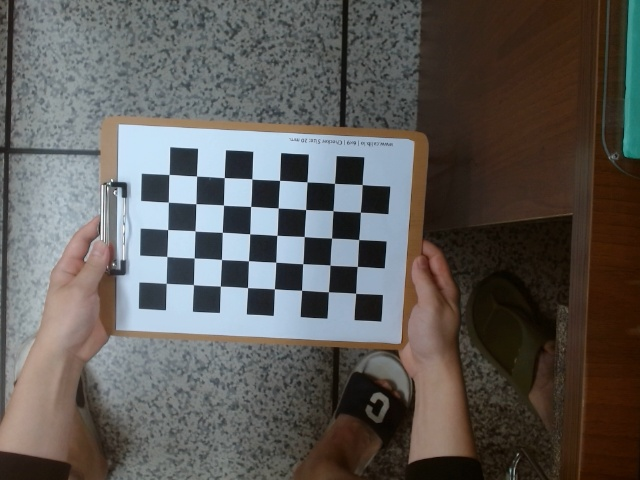
#> input picture images/0_result.jpg, 640 x 480 px; its folder holds only this picture in this run
$ python calibration.py
#> lines starting #> are read from the running program, lines starting #| are printed output that depends on the picture; after the words box and inside, x2 and y2 are one past the last pixel; in counts of white or black regions, pixels touching at a corner belong together; long printed decimals are rounded
import cv2
import numpy as np
import os
import glob

# 체커보드의 차원 정의
CHECKERBOARD = (8, 5)  # 체커보드 행과 열당 내부 코너 수
criteria = (cv2.TERM_CRITERIA_EPS + cv2.TERM_CRITERIA_MAX_ITER, 30, 0.001)
#chessboard edge length in meters ->한변의 길이
chbEdgeLength=2.8
# 각 체커보드 이미지에 대한 3D 점 벡터를 저장할 벡터 생성
objpoints = []

# 각 체커보드 이미지에 대한 2D 점 벡터를 저장할 벡터 생성
imgpoints = []

# 3D 점의 세계 좌표 정의
objp = np.zeros((1, CHECKERBOARD[0] * CHECKERBOARD[1], 3), np.float32)
objp[0,:,:2] = np.mgrid[0:CHECKERBOARD[0], 0:CHECKERBOARD[1]].T.reshape(-1, 2) * chbEdgeLength
prev_img_shape = None

# 주어진 디렉터리에 저장된 개별 이미지의 경로 추출
images = glob.glob('./images/*.jpg')
i=0
for fname in images:
    img = cv2.imread(fname)
#> img is the input picture: shape (480, 640, 3); mean B, G, R 87, 90.2, 93.3
    # 그레이 스케일로 변환
    gray = cv2.cvtColor(img, cv2.COLOR_BGR2GRAY)
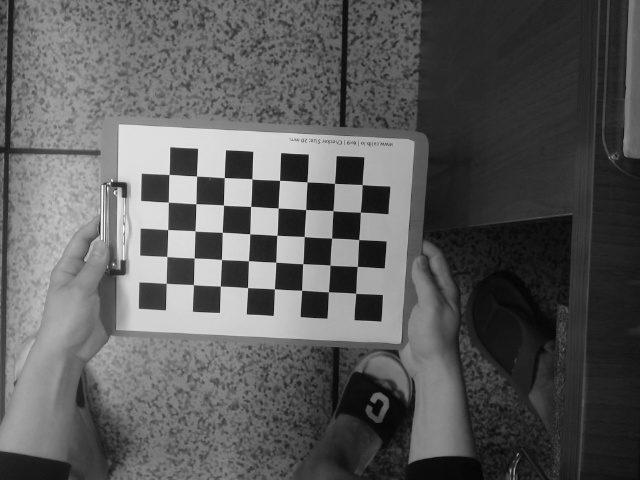
#> gray: shape (480, 640); min 3, max 253, mean 90.8
    # 체커보드 코너 찾기
    # 이미지에서 원하는 개수의 코너가 발견되면 ret = true
    ret, corners = cv2.findChessboardCorners(gray,
                                             CHECKERBOARD,
                                             cv2.CALIB_CB_ADAPTIVE_THRESH + cv2.CALIB_CB_FAST_CHECK + cv2.CALIB_CB_NORMALIZE_IMAGE)
#> ret = True; corners = 40 rows, first 8: [355.6, 293.3], [328.5, 291.7], [301.6, 290.3], [274.4, 288.8], [247.5, 287.5], [220.4, 286.1], [193.4, 284.6], [166.2, 283.3]

    # 원하는 개수의 코너가 감지되면,
    # 픽셀 좌표 미세조정 -> 체커보드 이미지 표시
    if ret == True:
        objpoints.append(objp)
        # 주어진 2D 점에 대한 픽셀 좌표 미세조정
        corners2 = cv2.cornerSubPix(gray, corners, (11, 11), (-1, -1), criteria)
#> corners2 = 40 rows, first 8: [355.7, 293.3], [328.4, 291.8], [301.6, 290.3], [274.4, 288.8], [247.6, 287.7], [220.3, 286.1], [193.5, 284.6], [166.2, 283.4]

        imgpoints.append(corners2)

        # 코너 그리기 및 표시
        img = cv2.drawChessboardCorners(img, CHECKERBOARD, corners2, ret)
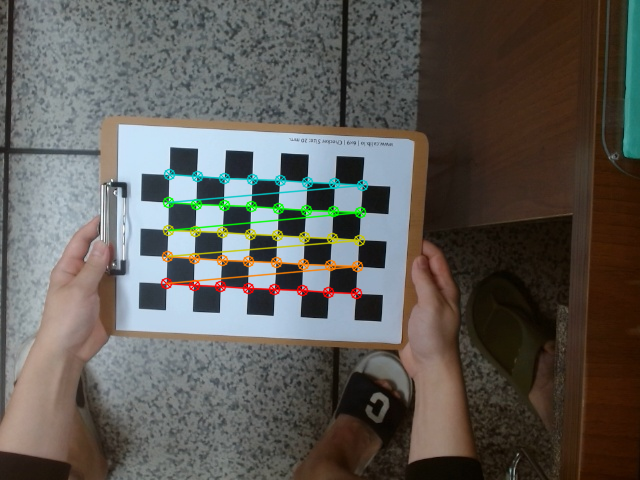
#> img: shape (480, 640, 3); 2.67% of pixels changed, all inside (x1, y1, x2, y2) = (160, 168, 369, 300)
        #cv2.imwrite("./calib_images/cal_"+str(i)+"_images.jpg",img)
        #i=i+1
    cv2.imshow('img', img)
    cv2.waitKey(0)

cv2.destroyAllWindows()

h, w = img.shape[:2]  # 480, 640
#> h = 480; w = 640

# 알려진 3D 점(objpoints) 값과 감지된 코너의 해당 픽셀 좌표(imgpoints) 전달, 카메라 캘리브레이션 수행
ret, mtx, dist, rvecs, tvecs = cv2.calibrateCamera(objpoints, imgpoints, gray.shape[::-1], None, None)
#> ret = 0.14; mtx = [[1202.3, 0, 309.4], [0, 1233.5, 195.6], [0, 0, 1]]; dist = [[0.767, -55.03, -0.0117, 0.01, 1695.1]]; rvecs = ([0.00927, 0.334, -3.07],); tvecs = ([4.77, 9.85, 124.6],)
np.savez("camera_calibration",ret=ret,mtx=mtx,dist=dist,rvecs=rvecs,tvecs=tvecs)

tot_error = 0
for i in range(len(objpoints)):
    imgpoints2, _ = cv2.projectPoints(objpoints[i], rvecs[i], tvecs[i], mtx, dist)
    error = cv2.norm(imgpoints[i],imgpoints2, cv2.NORM_L2)/len(imgpoints2)
    tot_error += error
#> this loop made 1 pass
#> (error, tot_error) on pass 1: (0.0222, 0.0222)
#> after the loop, tot_error = 0.0222
print("total error: ", tot_error/len(objpoints))
#| total error:  0.02221

$ run again, on images/13_result.jpg
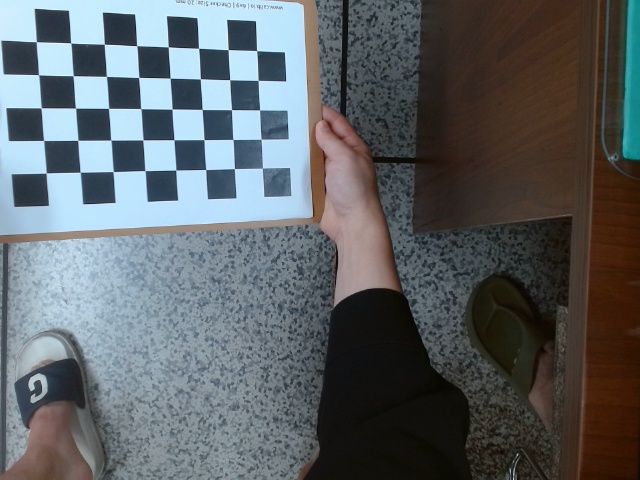
#> input picture images/13_result.jpg, 640 x 480 px
#> img is the input picture: shape (480, 640, 3); mean B, G, R 102, 98.8, 93.3
#> `gray = cv2.cvtColor(img, cv2.COLOR_BGR2GRAY)`:
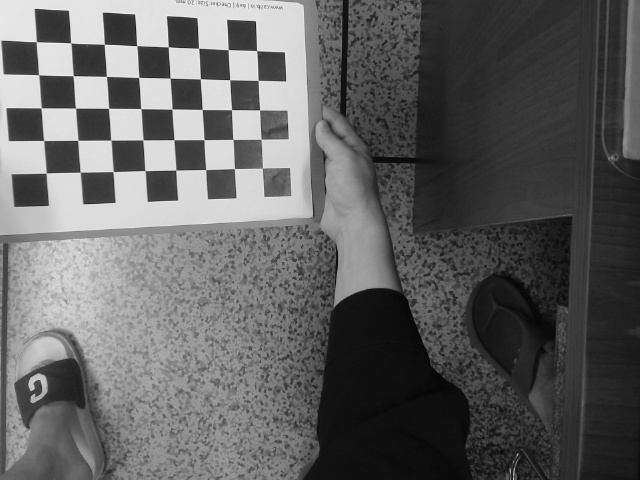
#> gray: shape (480, 640); min 0, max 245, mean 97.5
#> `ret, corners = cv2.findChessboardCorners(gray, CHECKERBOARD, cv2.CALIB..`: ret = True; corners = 40 rows, first 8: [262.3, 168], [234.4, 168.6], [205.6, 169.5], [175.8, 170.1], [144.9, 170.6], [113.2, 171.5], [80.17, 172.2], [46.23, 173]
#> corners2 = 40 rows, first 8: [262.4, 168.1], [234.4, 168.6], [205.7, 169.5], [175.8, 170.1], [145, 170.6], [113.2, 171.6], [80.27, 172.2], [46.16, 173]
#> `img = cv2.drawChessboardCorners(img, CHECKERBOARD, corners2, ret)`:
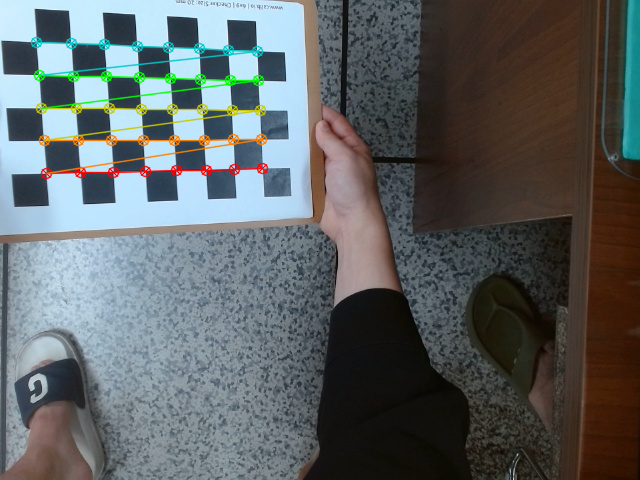
#> img: shape (480, 640, 3); 2.9% of pixels changed, all inside (x1, y1, x2, y2) = (30, 36, 269, 180)
#> `ret, mtx, dist, rvecs, tvecs = cv2.calibrateCamera(objpoints, imgpoint..`: ret = 0.108; mtx = [[471.4, 0, 303.3], [0, 482.3, 235.9], [0, 0, 1]]; dist = [[0.0198, -0.049, -0.00259, 0.000835, 0.0141]]; rvecs = ([-0.413, -0.0895, 3.06],); tvecs = ([-4.09, -6.64, 47.31],)
#> the loop `for i in range(len(objpoints)):` made 1 pass
#> (error, tot_error) on pass 1: (0.0171, 0.0171)
#> after the loop `for i in range(len(objpoints)):`: tot_error = 0.0171
#| total error:  0.01712

$ run again, on images/14_result.jpg
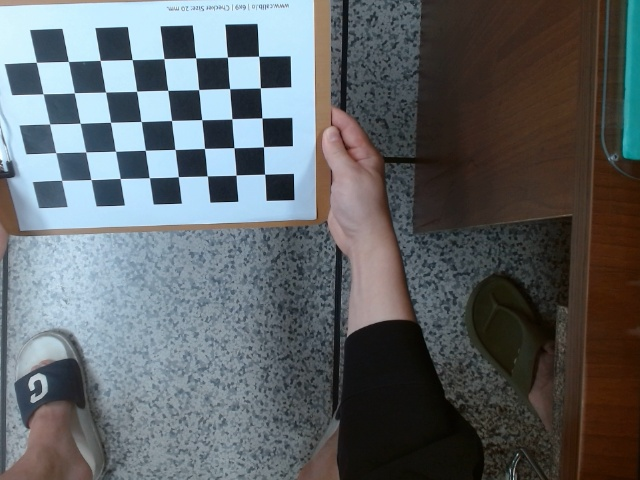
#> input picture images/14_result.jpg, 640 x 480 px
#> img is the input picture: shape (480, 640, 3); mean B, G, R 102.5, 99.5, 94.1
#> `gray = cv2.cvtColor(img, cv2.COLOR_BGR2GRAY)`:
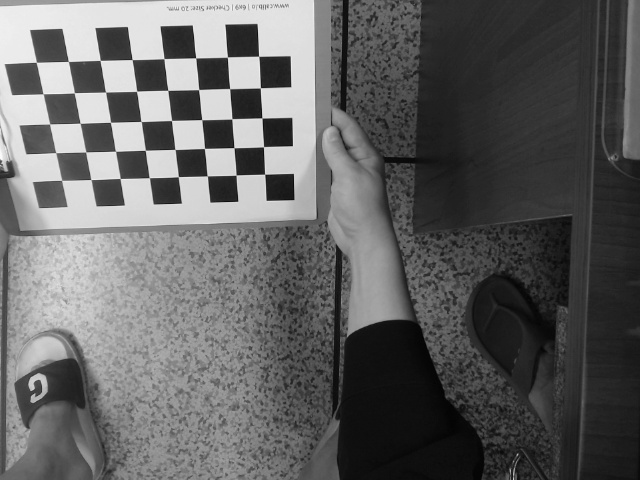
#> gray: shape (480, 640); min 1, max 253, mean 98.2
#> `ret, corners = cv2.findChessboardCorners(gray, CHECKERBOARD, cv2.CALIB..`: ret = True; corners = 40 rows, first 8: [264.7, 174.2], [236.2, 175], [207.3, 175.8], [178.4, 176.6], [149.2, 177.6], [120.1, 178.5], [90.88, 179.6], [61.61, 180.4]
#> corners2 = 40 rows, first 8: [264.6, 174.2], [236.1, 175.1], [207.3, 175.9], [178.3, 176.7], [149.3, 177.7], [120.1, 178.4], [91.07, 179.6], [61.59, 180.3]
#> `img = cv2.drawChessboardCorners(img, CHECKERBOARD, corners2, ret)`:
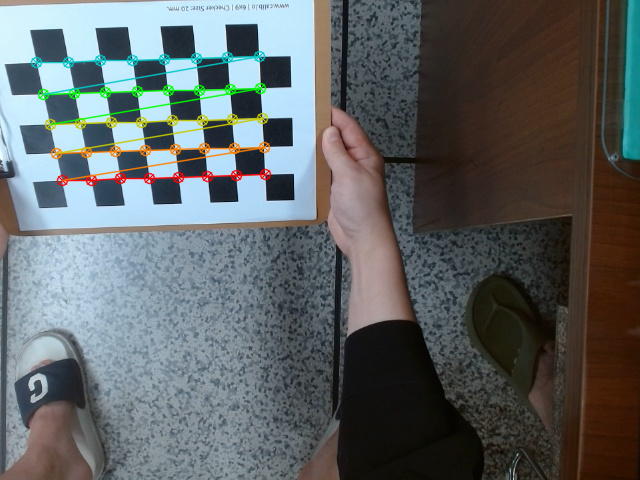
#> img: shape (480, 640, 3); 2.84% of pixels changed, all inside (x1, y1, x2, y2) = (30, 50, 272, 187)
#> `ret, mtx, dist, rvecs, tvecs = cv2.calibrateCamera(objpoints, imgpoint..`: ret = 0.127; mtx = [[776.8, 0, 300.6], [0, 841.5, 248.7], [0, 0, 1]]; dist = [[0.0757, -0.761, -0.00917, -0.00962, 1.68]]; rvecs = ([-0.0468, -0.956, 2.96],); tvecs = ([-3.51, -6.74, 76.4],)
#> the loop `for i in range(len(objpoints)):` made 1 pass
#> (error, tot_error) on pass 1: (0.0201, 0.0201)
#> after the loop `for i in range(len(objpoints)):`: tot_error = 0.0201
#| total error:  0.02005

$ run again, on images/15_result.jpg
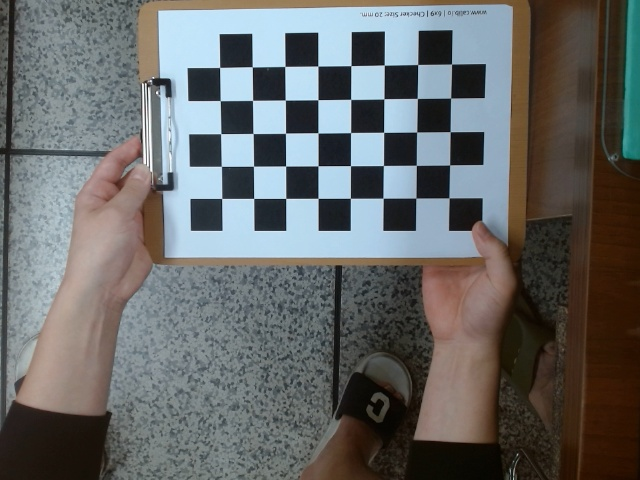
#> input picture images/15_result.jpg, 640 x 480 px
#> img is the input picture: shape (480, 640, 3); mean B, G, R 103.1, 103.8, 102.1
#> `gray = cv2.cvtColor(img, cv2.COLOR_BGR2GRAY)`:
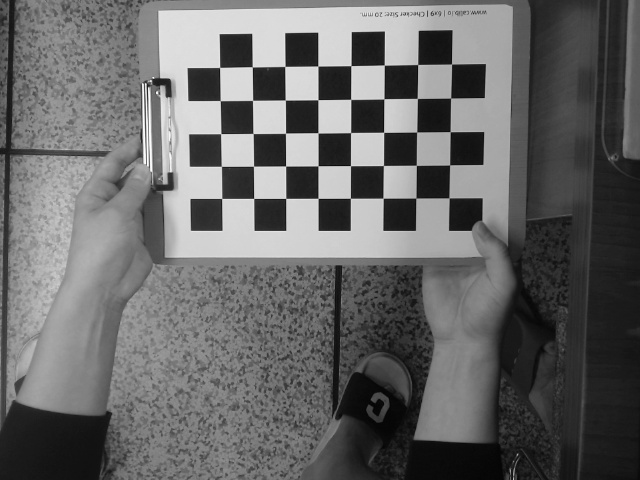
#> gray: shape (480, 640); min 1, max 255, mean 103.2
#> `ret, corners = cv2.findChessboardCorners(gray, CHECKERBOARD, cv2.CALIB..`: ret = True; corners = 40 rows, first 8: [448.9, 197.8], [415.8, 198.1], [383.1, 198.2], [350.4, 198.3], [318.1, 198.3], [285.7, 198.4], [253.7, 198.4], [221.7, 198.5]
#> corners2 = 40 rows, first 8: [449.1, 197.9], [415.9, 198], [383.1, 198.2], [350.4, 198.3], [318.1, 198.3], [285.7, 198.4], [253.7, 198.4], [221.7, 198.4]
#> `img = cv2.drawChessboardCorners(img, CHECKERBOARD, corners2, ret)`:
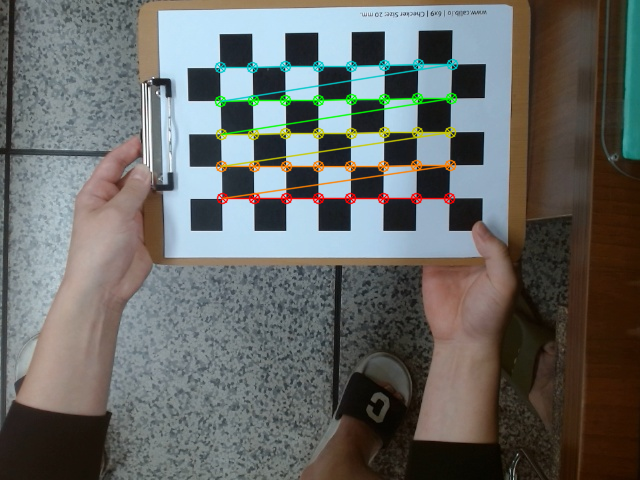
#> img: shape (480, 640, 3); 3.02% of pixels changed, all inside (x1, y1, x2, y2) = (214, 58, 459, 205)
#> `ret, mtx, dist, rvecs, tvecs = cv2.calibrateCamera(objpoints, imgpoint..`: ret = 0.104; mtx = [[349.5, 0, 336.5], [0, 347, 254.7], [0, 0, 1]]; dist = [[-0.00187, 0.0764, 7.37e-05, 0.000324, -0.12]]; rvecs = ([0.0481, -0.0717, 3.14],); tvecs = ([9.6, -4.89, 29.86],)
#> the loop `for i in range(len(objpoints)):` made 1 pass
#> (error, tot_error) on pass 1: (0.0164, 0.0164)
#> after the loop `for i in range(len(objpoints)):`: tot_error = 0.0164
#| total error:  0.01643
